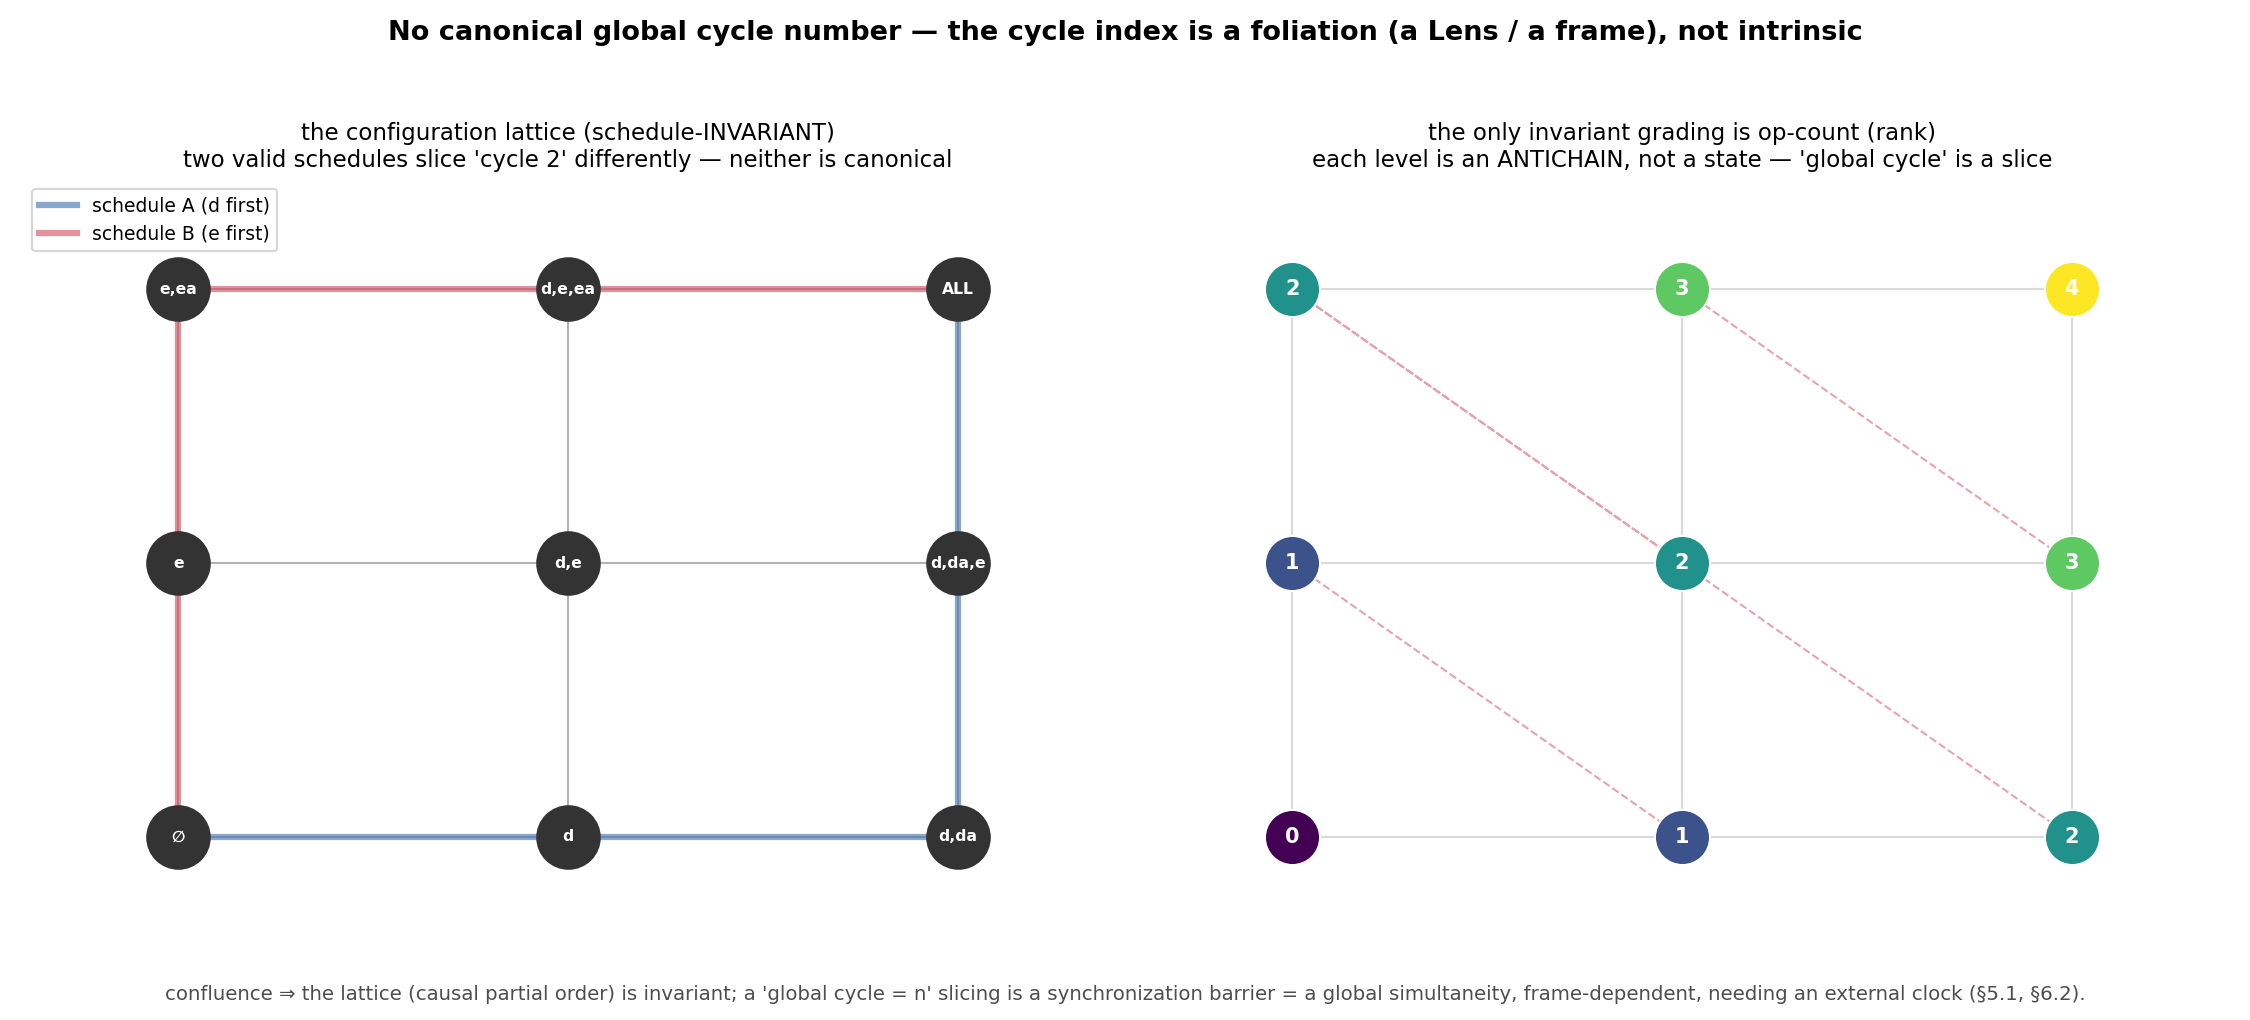

Generate this figure with Python:
"""No canonical global cycle number — the cycle index is a foliation (a Lens).

The user's challenge to conjecture 1: can a single natural number define the
global cycle?  No.  From cycle 2 the growth axes are independent, so:
  (1) bundling them into one "global cycle 2" is a choice (which side?);
  (2) processing one axis creates new lines mid-cycle, so the cycle has no clean
      boundary.

What is schedule-INVARIANT (by confluence) is the lattice of configurations — the
partial order of "what must precede what."  A "global cycle = n" numbering is a
foliation of that lattice into levels, i.e. a choice of synchronization barrier —
which needs an external clock the axiom does not provide (§5.1 no exterior, §6.2
no external time).  So it is exactly like relativity: the causal partial order is
invariant; a global simultaneity (the cycle slicing) is frame-dependent.

Illustration: the configuration lattice for two axes d, e (operations d<da, e<ea),
a 3×3 grid.  Two valid schedules (monotone paths ∅→top) pass through different
intermediate states — neither is "the" cycle 2.

Run:  python3 research-notes/geometric/no_global_cycle.py
"""

import numpy as np
import matplotlib.pyplot as plt


def main():
    fig, ax = plt.subplots(1, 2, figsize=(15, 6.8))
    fig.patch.set_facecolor("white")

    # configuration lattice: states (i,j), i = progress on d-axis (0,1,2),
    # j = progress on e-axis.  Hasse edges (i,j)->(i+1,j),(i,j+1).
    labels = {
        (0, 0): "∅", (1, 0): "d", (2, 0): "d,da",
        (0, 1): "e", (0, 2): "e,ea", (1, 1): "d,e",
        (2, 1): "d,da,e", (1, 2): "d,e,ea", (2, 2): "ALL",
    }
    a = ax[0]
    for (i, j) in labels:
        for (di, dj) in ((1, 0), (0, 1)):
            if (i + di, j + dj) in labels:
                a.plot([i, i + di], [j, j + dj], color="0.7", lw=1, zorder=1)
    # two schedules
    pathA = [(0, 0), (1, 0), (2, 0), (2, 1), (2, 2)]   # d-axis first
    pathB = [(0, 0), (0, 1), (0, 2), (1, 2), (2, 2)]   # e-axis first
    for path, col, lab in ((pathA, "#3b6fb0", "schedule A (d first)"),
                           (pathB, "#d1495b", "schedule B (e first)")):
        xs = [p[0] for p in path]; ys = [p[1] for p in path]
        a.plot(xs, ys, color=col, lw=3, alpha=0.6, zorder=2, label=lab)
    for (i, j), s in labels.items():
        a.scatter([i], [j], s=900, color="0.2", zorder=3)
        a.text(i, j, s, ha="center", va="center", color="white", fontsize=7.5,
               fontweight="bold", zorder=4)
    a.set_title("the configuration lattice (schedule-INVARIANT)\n"
                "two valid schedules slice 'cycle 2' differently — neither is canonical",
                fontsize=11)
    a.legend(fontsize=9, loc="upper left")
    a.set_xlim(-0.4, 2.4); a.set_ylim(-0.4, 2.4); a.axis("off")

    # the rank (op-count) is the only invariant grading — but it is antichains,
    # not cycles
    b = ax[1]
    for (i, j) in labels:
        for (di, dj) in ((1, 0), (0, 1)):
            if (i + di, j + dj) in labels:
                b.plot([i, i + di], [j, j + dj], color="0.85", lw=1, zorder=1)
    cmap = plt.get_cmap("viridis")
    for (i, j) in labels:
        b.scatter([i], [j], s=700, color=cmap((i + j) / 4), zorder=3,
                  edgecolors="white", linewidths=1)
        b.text(i, j, str(i + j), ha="center", va="center", color="white",
               fontsize=10, fontweight="bold", zorder=4)
    # antichain bands
    for r in range(5):
        pts = [(i, j) for (i, j) in labels if i + j == r]
        if len(pts) > 1:
            xs = [p[0] for p in pts]; ys = [p[1] for p in pts]
            b.plot(xs, ys, color="#d1495b", lw=1, ls="--", alpha=0.5)
    b.set_title("the only invariant grading is op-count (rank)\n"
                "each level is an ANTICHAIN, not a state — 'global cycle' is a slice",
                fontsize=11)
    b.set_xlim(-0.4, 2.4); b.set_ylim(-0.4, 2.4); b.axis("off")

    fig.suptitle("No canonical global cycle number — the cycle index is a foliation "
                 "(a Lens / a frame), not intrinsic",
                 fontsize=13, fontweight="bold")
    fig.text(0.5, 0.02,
             "confluence ⇒ the lattice (causal partial order) is invariant; a "
             "'global cycle = n' slicing is a synchronization barrier = a global "
             "simultaneity, frame-dependent, needing an external clock (§5.1, §6.2).",
             ha="center", fontsize=9.5, color="0.3")
    fig.tight_layout(rect=[0, 0.05, 1, 0.95])
    out = "research-notes/geometric/no_global_cycle.png"
    fig.savefig(out, dpi=150, facecolor="white")
    print("wrote", out)


if __name__ == "__main__":
    main()
